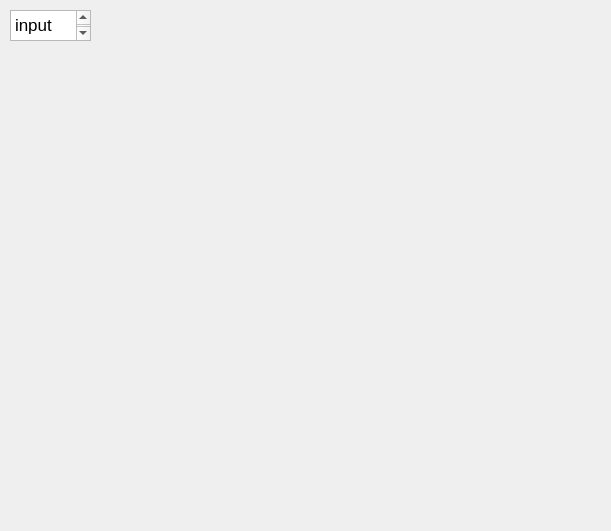
<?xml version="1.0" encoding="UTF-8"?>
<ui version="4.0">
 <class>Form</class>
 <widget class="QWidget" name="Form">
  <property name="geometry">
   <rect>
    <x>0</x>
    <y>0</y>
    <width>611</width>
    <height>531</height>
   </rect>
  </property>
  <property name="windowTitle">
   <string>Form</string>
  </property>
  <widget class="QTextEdit" name="textEdit">
   <property name="geometry">
    <rect>
     <x>10</x>
     <y>10</y>
     <width>81</width>
     <height>31</height>
    </rect>
   </property>
   <property name="html">
    <string>&lt;!DOCTYPE HTML PUBLIC &quot;-//W3C//DTD HTML 4.0//EN&quot; &quot;http://www.w3.org/TR/REC-html40/strict.dtd&quot;&gt;
&lt;html&gt;&lt;head&gt;&lt;meta name=&quot;qrichtext&quot; content=&quot;1&quot; /&gt;&lt;meta charset=&quot;utf-8&quot; /&gt;&lt;style type=&quot;text/css&quot;&gt;
p, li { white-space: pre-wrap; }
hr { height: 1px; border-width: 0; }
li.unchecked::marker { content: &quot;\2610&quot;; }
li.checked::marker { content: &quot;\2612&quot;; }
&lt;/style&gt;&lt;/head&gt;&lt;body style=&quot; font-family:'.AppleSystemUIFont'; font-size:13pt; font-weight:400; font-style:normal;&quot;&gt;
&lt;p style=&quot; margin-top:0px; margin-bottom:0px; margin-left:0px; margin-right:0px; -qt-block-indent:0; text-indent:0px;&quot;&gt;input page&lt;/p&gt;&lt;/body&gt;&lt;/html&gt;</string>
   </property>
  </widget>
  <widget class="QStackedWidget" name="stackedWidget">
   <property name="geometry">
    <rect>
     <x>10</x>
     <y>50</y>
     <width>591</width>
     <height>471</height>
    </rect>
   </property>
   <widget class="QWidget" name="page"/>
   <widget class="QWidget" name="page_2"/>
  </widget>
 </widget>
 <resources/>
 <connections/>
</ui>
